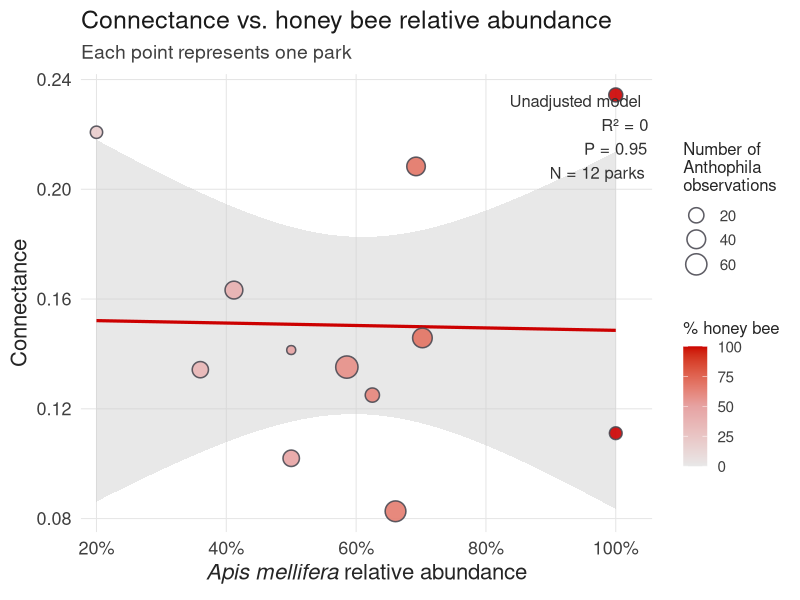
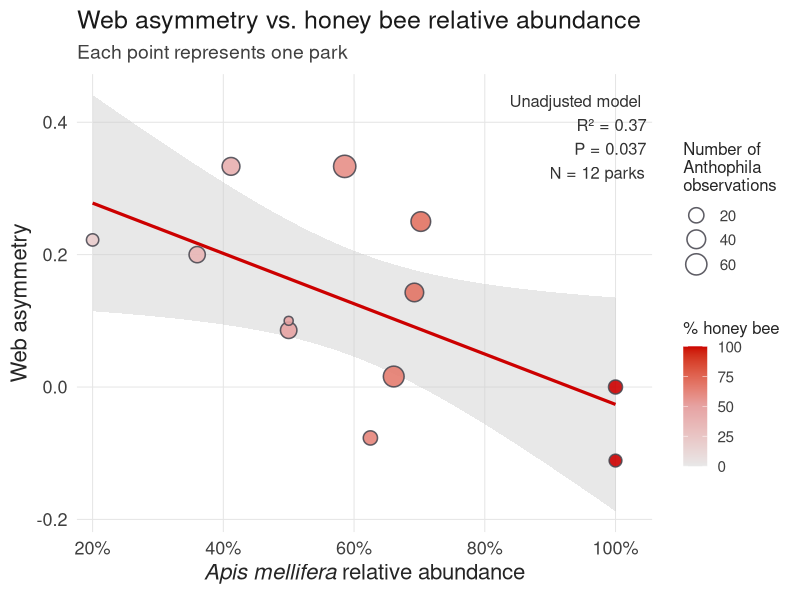
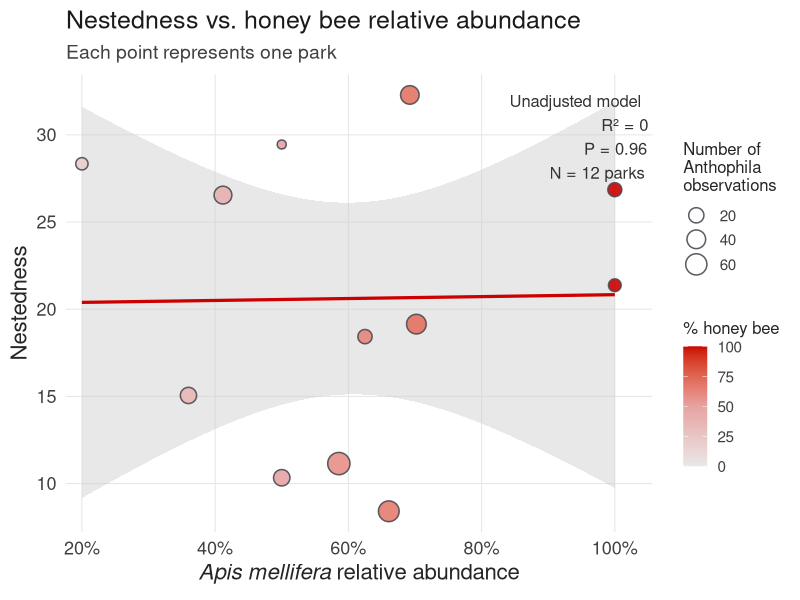
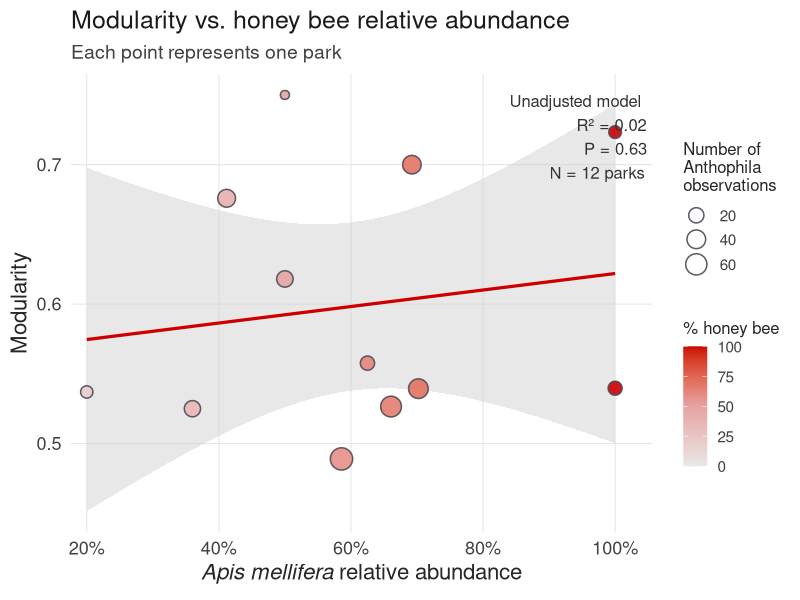
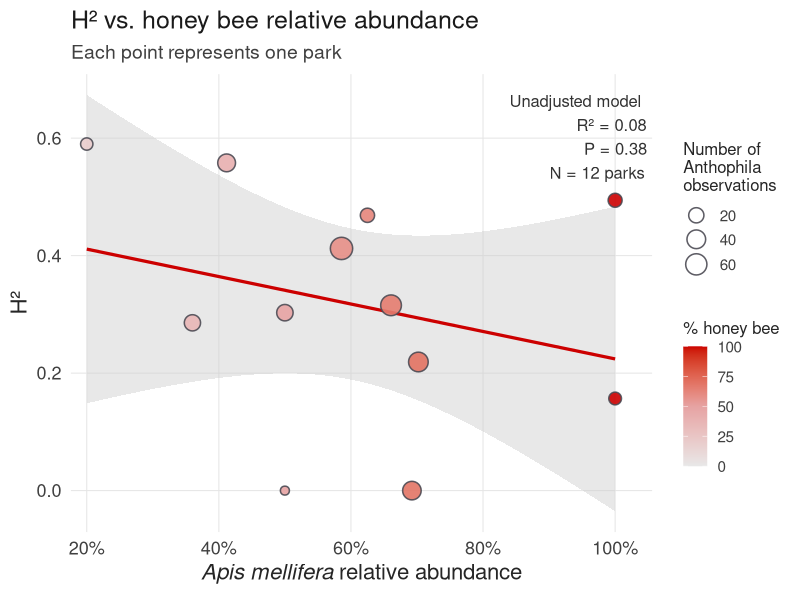
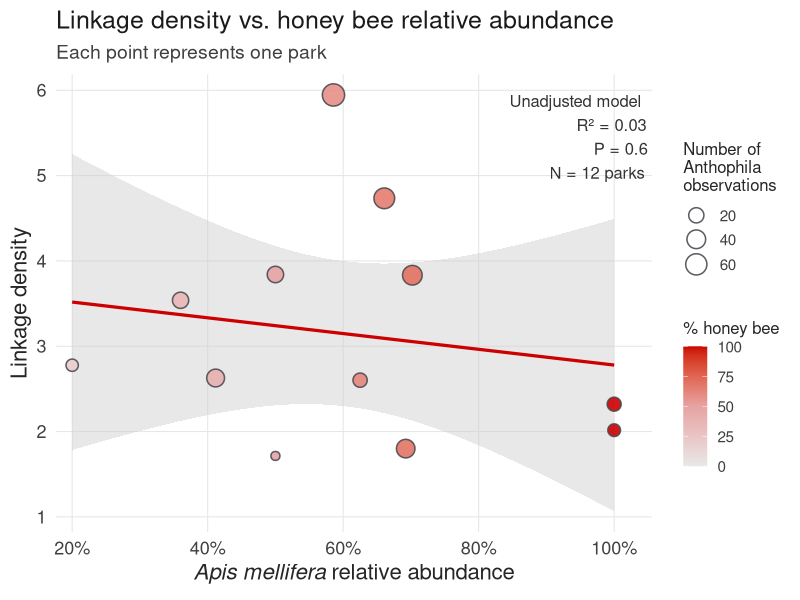
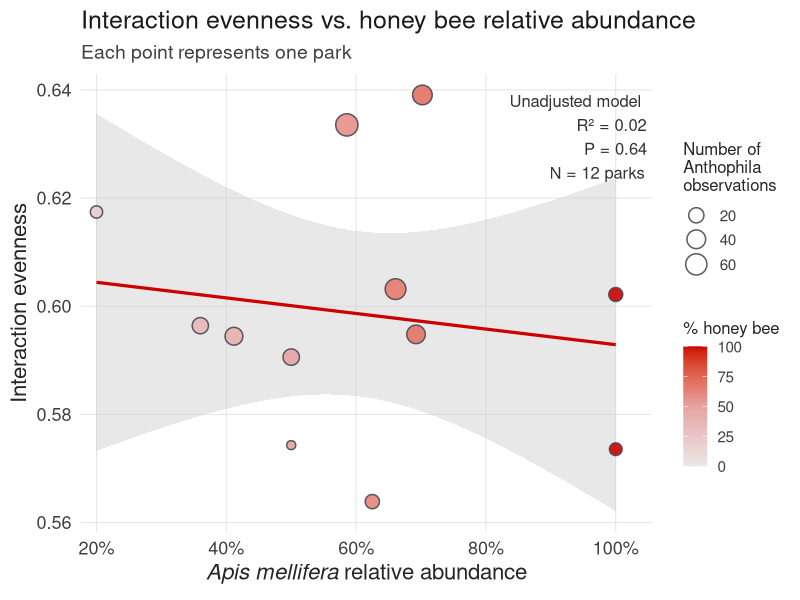
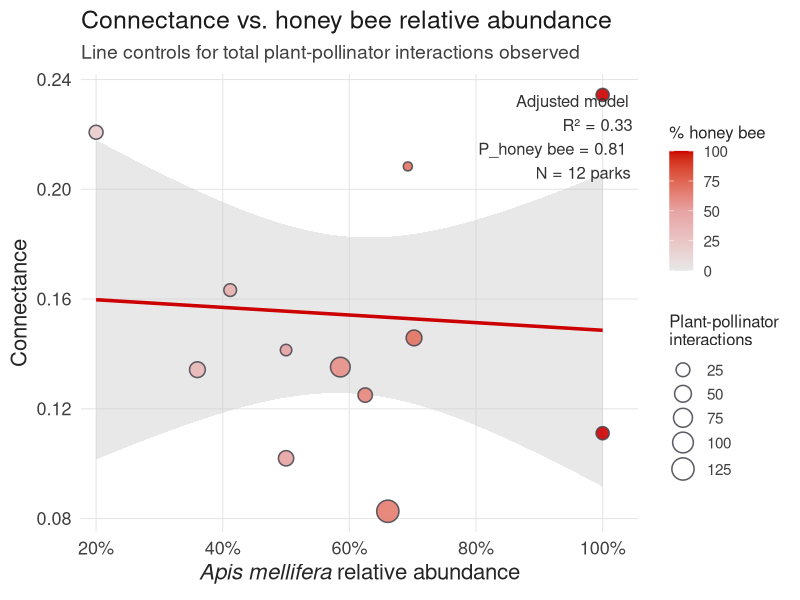

Reproduce these figures in R, in order.
# Purpose: Test whether relative abundance of honey bees in a park
# predicts park-level plant-pollinator network structure while controlling
# for total number of plant-pollinator interactions observed.
#
# Filter:
#   Only parks/networks with at least 10 total plant-pollinator interactions
#   are included.
#
# Inputs:
#   ../Output/ApisRelAbund.csv
#   ../Output/park_level_network_metrics.csv
#
# Outputs:
#   Model summaries, adjusted model summaries, correlation matrix,
#   and styled regression plots.

# Libraries ####

library(tidyverse)
library(broom)
library(stringr)

# 0. Plot style and colors ####

fau_blue <- "#003366"
fau_red <- "#CC0000"
fau_gray <- "#CCCCCC"
fau_dark_gray <- "#4D4C55"

hb_low <- "#E8E8E8"
hb_mid <- "#E6A3A3"
hb_high <- fau_red
hb_ramp <- c(hb_low, hb_mid, hb_high)

theme_hb <- function(base_size = 15) {
  theme_minimal(base_size = base_size) +
    theme(
      panel.grid.minor = element_blank(),
      panel.grid.major = element_line(color = "grey90", linewidth = 0.35),
      axis.title = element_text(color = "grey15"),
      axis.text = element_text(color = "grey25"),
      plot.title = element_text(face = "plain", color = "grey10"),
      plot.subtitle = element_text(color = "grey25"),
      legend.title = element_text(color = "grey15"),
      legend.text = element_text(color = "grey25")
    )
}

clean_metric_label <- function(x) {
  x %>%
    str_replace_all("_", " ") %>%
    str_replace("H2", "H\u00B2") %>%
    str_to_sentence()
}

# 1. Read in data ####

relabund <- read.csv("../Output/ApisRelAbund.csv")
netMets <- read.csv("../Output/park_level_network_metrics.csv", stringsAsFactors = FALSE)

names(relabund)
names(netMets)
glimpse(relabund)
glimpse(netMets)

# 2. Define join columns ####

park_col_relabund <- "poly_id"
park_col_netmets <- "park_name"

# 3. Clean park names before join ####

relabund <- relabund %>%
  mutate(
    park_join = str_trim(str_to_lower(.data[[park_col_relabund]]))
  )

netMets <- netMets %>%
  mutate(
    park_join = str_trim(str_to_lower(.data[[park_col_netmets]]))
  )

# 4. Check overlap between datasets ####

parks_relabund <- relabund %>%
  distinct(park_join)

parks_netmets <- netMets %>%
  distinct(park_join)

parks_in_both <- inner_join(parks_relabund, parks_netmets, by = "park_join")
parks_only_relabund <- anti_join(parks_relabund, parks_netmets, by = "park_join")
parks_only_netmets <- anti_join(parks_netmets, parks_relabund, by = "park_join")

cat("\n--- PARK OVERLAP SUMMARY ---\n")
cat("Parks in relabund:", nrow(parks_relabund), "\n")
cat("Parks in netMets :", nrow(parks_netmets), "\n")
cat("Parks in both    :", nrow(parks_in_both), "\n")
cat("Only in relabund :", nrow(parks_only_relabund), "\n")
cat("Only in netMets  :", nrow(parks_only_netmets), "\n")

if (nrow(parks_only_relabund) > 0) {
  cat("\nParks only in relabund:\n")
  print(parks_only_relabund)
}

if (nrow(parks_only_netmets) > 0) {
  cat("\nParks only in netMets:\n")
  print(parks_only_netmets)
}

# 5. Join datasets ####

dat <- relabund %>%
  inner_join(netMets, by = "park_join", suffix = c("_relabund", "_netmets"))

cat("\nRows in joined dataset before interaction filter:", nrow(dat), "\n")

# 6. Define honey bee relative abundance column ####
# IMPORTANT:
# Use percentageHB, not n_hb.
# n_hb is the number of honey bee observations.
# percentageHB is the relative abundance metric.

hb_col <- "percentageHB"

# 7. Create honey bee relative abundance variables ####

dat <- dat %>%
  mutate(
    hb_percent = as.numeric(.data[[hb_col]]),
    hb_raw = hb_percent / 100
  )

eps <- 0.001

dat <- dat %>%
  mutate(
    hb_bounded = pmin(pmax(hb_raw, eps), 1 - eps),
    hb_logit = qlogis(hb_bounded),
    hb_arcsine = asin(sqrt(hb_raw))
  )

summary(dat$hb_raw)
summary(dat$hb_logit)

# 7.1 Define sampling effort control ####

if (!"interaction_sum" %in% names(dat)) {
  stop("interaction_sum not found in dat. Check names(netMets) for the interaction-count column.")
}

dat <- dat %>%
  mutate(
    interaction_sum = as.numeric(interaction_sum),
    log_interaction_sum = log1p(interaction_sum)
  )

summary(dat$interaction_sum)
summary(dat$log_interaction_sum)

# 7.2 Filter to networks with at least 10 interactions ####

dat_before_filter <- dat

dat <- dat %>%
  filter(
    !is.na(interaction_sum),
    interaction_sum >= 10
  )

cat("\n--- INTERACTION FILTER SUMMARY ---\n")
cat("Rows before filter:", nrow(dat_before_filter), "\n")
cat("Rows after filter :", nrow(dat), "\n")
cat("Minimum interaction_sum retained:", min(dat$interaction_sum, na.rm = TRUE), "\n")

cat("\nParks dropped for fewer than 10 interactions:\n")
print(
  dat_before_filter %>%
    filter(is.na(interaction_sum) | interaction_sum < 10) %>%
    select(park_join, interaction_sum, hb_percent)
)

write.csv(
  dat,
  "../Output/honeybee_network_metric_joined_filtered_ge10_interactions.csv",
  row.names = FALSE
)

# 8. Choose network metrics to model ####

candidate_metrics <- c(
  "connectance",
  "web_asymmetry",
  "nestedness",
  "modularity",
  "H2",
  "linkage_density",
  "interaction_evenness"
)

response_vars <- candidate_metrics[candidate_metrics %in% names(dat)]

cat("\nResponse variables being modeled:\n")
print(response_vars)

# 9. Unadjusted models: metric ~ honey bee relative abundance ####

fit_one_model <- function(response, predictor = "hb_raw", data = dat) {
  
  model_df <- data %>%
    select(all_of(c(response, predictor))) %>%
    drop_na()
  
  if (nrow(model_df) < 5) {
    return(tibble(
      response = response,
      predictor = predictor,
      n = nrow(model_df),
      term = predictor,
      estimate = NA_real_,
      std.error = NA_real_,
      statistic = NA_real_,
      p.value = NA_real_,
      r.squared = NA_real_,
      adj.r.squared = NA_real_,
      AIC = NA_real_
    ))
  }
  
  if (sd(model_df[[response]], na.rm = TRUE) == 0) {
    return(tibble(
      response = response,
      predictor = predictor,
      n = nrow(model_df),
      term = predictor,
      estimate = NA_real_,
      std.error = NA_real_,
      statistic = NA_real_,
      p.value = NA_real_,
      r.squared = NA_real_,
      adj.r.squared = NA_real_,
      AIC = NA_real_
    ))
  }
  
  form <- as.formula(paste(response, "~", predictor))
  mod <- lm(form, data = model_df)
  
  coef_tab <- tidy(mod) %>%
    filter(term == predictor)
  
  g <- glance(mod)
  
  tibble(
    response = response,
    predictor = predictor,
    n = nrow(model_df),
    term = predictor,
    estimate = coef_tab$estimate,
    std.error = coef_tab$std.error,
    statistic = coef_tab$statistic,
    p.value = coef_tab$p.value,
    r.squared = g$r.squared,
    adj.r.squared = g$adj.r.squared,
    AIC = g$AIC
  )
}

model_results_raw <- map_dfr(
  response_vars,
  fit_one_model,
  predictor = "hb_raw",
  data = dat
)

model_results_logit <- map_dfr(
  response_vars,
  fit_one_model,
  predictor = "hb_logit",
  data = dat
)

model_results_raw <- model_results_raw %>%
  mutate(p_adj_fdr = p.adjust(p.value, method = "fdr")) %>%
  arrange(p.value)

model_results_logit <- model_results_logit %>%
  mutate(p_adj_fdr = p.adjust(p.value, method = "fdr")) %>%
  arrange(p.value)

cat("\n--- RESULTS: UNADJUSTED RAW HONEY BEE RELATIVE ABUNDANCE ---\n")
print(model_results_raw)

cat("\n--- RESULTS: UNADJUSTED LOGIT HONEY BEE RELATIVE ABUNDANCE ---\n")
print(model_results_logit)

write.csv(
  model_results_raw,
  "../Output/honeybee_network_metric_models_raw.csv",
  row.names = FALSE
)

write.csv(
  model_results_logit,
  "../Output/honeybee_network_metric_models_logit.csv",
  row.names = FALSE
)

# 10. Adjusted models: metric ~ honey bee relative abundance + interaction effort ####

fit_one_adjusted_model <- function(
    response,
    predictor = "hb_raw",
    effort = "log_interaction_sum",
    data = dat
) {
  
  model_df <- data %>%
    select(all_of(c(response, predictor, effort))) %>%
    drop_na()
  
  if (nrow(model_df) < 5) {
    return(tibble(
      response = response,
      predictor = predictor,
      effort = effort,
      n = nrow(model_df),
      term = predictor,
      estimate = NA_real_,
      std.error = NA_real_,
      statistic = NA_real_,
      p.value = NA_real_,
      r.squared = NA_real_,
      adj.r.squared = NA_real_,
      AIC = NA_real_
    ))
  }
  
  if (sd(model_df[[response]], na.rm = TRUE) == 0) {
    return(tibble(
      response = response,
      predictor = predictor,
      effort = effort,
      n = nrow(model_df),
      term = predictor,
      estimate = NA_real_,
      std.error = NA_real_,
      statistic = NA_real_,
      p.value = NA_real_,
      r.squared = NA_real_,
      adj.r.squared = NA_real_,
      AIC = NA_real_
    ))
  }
  
  form <- as.formula(paste(response, "~", predictor, "+", effort))
  mod <- lm(form, data = model_df)
  
  coef_tab <- tidy(mod) %>%
    filter(term == predictor)
  
  g <- glance(mod)
  
  tibble(
    response = response,
    predictor = predictor,
    effort = effort,
    n = nrow(model_df),
    term = predictor,
    estimate = coef_tab$estimate,
    std.error = coef_tab$std.error,
    statistic = coef_tab$statistic,
    p.value = coef_tab$p.value,
    r.squared = g$r.squared,
    adj.r.squared = g$adj.r.squared,
    AIC = g$AIC
  )
}

model_results_adjusted_raw <- map_dfr(
  response_vars,
  fit_one_adjusted_model,
  predictor = "hb_raw",
  effort = "log_interaction_sum",
  data = dat
)

model_results_adjusted_logit <- map_dfr(
  response_vars,
  fit_one_adjusted_model,
  predictor = "hb_logit",
  effort = "log_interaction_sum",
  data = dat
)

model_results_adjusted_raw <- model_results_adjusted_raw %>%
  mutate(p_adj_fdr = p.adjust(p.value, method = "fdr")) %>%
  arrange(p.value)

model_results_adjusted_logit <- model_results_adjusted_logit %>%
  mutate(p_adj_fdr = p.adjust(p.value, method = "fdr")) %>%
  arrange(p.value)

cat("\n--- RESULTS: ADJUSTED RAW HONEY BEE RELATIVE ABUNDANCE ---\n")
print(model_results_adjusted_raw)

cat("\n--- RESULTS: ADJUSTED LOGIT HONEY BEE RELATIVE ABUNDANCE ---\n")
print(model_results_adjusted_logit)

# 10.1 Save full adjusted model coefficient tables ####

full_adjusted_model_coefficients <- map_dfr(response_vars, function(resp) {
  
  model_df <- dat %>%
    select(all_of(c(resp, "hb_raw", "log_interaction_sum"))) %>%
    drop_na()
  
  if (nrow(model_df) < 5 || sd(model_df[[resp]], na.rm = TRUE) == 0) {
    return(tibble())
  }
  
  mod <- lm(
    as.formula(paste(resp, "~ hb_raw + log_interaction_sum")),
    data = model_df
  )
  
  tidy(mod) %>%
    mutate(
      response = resp,
      n = nrow(model_df),
      r.squared = glance(mod)$r.squared,
      adj.r.squared = glance(mod)$adj.r.squared,
      AIC = glance(mod)$AIC
    ) %>%
    relocate(response, n)
})

cat("\n--- FULL ADJUSTED MODEL COEFFICIENTS ---\n")
print(full_adjusted_model_coefficients)

write.csv(
  model_results_adjusted_raw,
  "../Output/honeybee_network_metric_models_adjusted_raw.csv",
  row.names = FALSE
)

write.csv(
  model_results_adjusted_logit,
  "../Output/honeybee_network_metric_models_adjusted_logit.csv",
  row.names = FALSE
)

write.csv(
  full_adjusted_model_coefficients,
  "../Output/honeybee_network_metric_models_adjusted_full_coefficients.csv",
  row.names = FALSE
)

# 11. Quick unadjusted styled plots for each response ####

plot_dir_unadjusted <- "../Output/network_metric_regression_plots"
if (!dir.exists(plot_dir_unadjusted)) {
  dir.create(plot_dir_unadjusted, recursive = TRUE)
}

for (resp in response_vars) {
  
  pdat <- dat %>%
    select(all_of(c(resp, "hb_raw", "hb_percent", "n_apidae", "n_hb"))) %>%
    drop_na()
  
  if (nrow(pdat) < 5) next
  if (sd(pdat[[resp]], na.rm = TRUE) == 0) next
  
  resp_label <- clean_metric_label(resp)
  
  mod <- lm(as.formula(paste(resp, "~ hb_raw")), data = pdat)
  mod_glance <- glance(mod)
  mod_tidy <- tidy(mod)
  
  p_val <- mod_tidy %>%
    filter(term == "hb_raw") %>%
    pull(p.value)
  
  r2_val <- mod_glance$r.squared
  
  annotation_text <- paste0(
    "Unadjusted model",
    "\nR\u00B2 = ", round(r2_val, 2),
    "\nP = ", signif(p_val, 2),
    "\nN = ", nrow(pdat), " parks"
  )
  
  p <- ggplot(
    pdat,
    aes(x = hb_raw, y = .data[[resp]])
  ) +
    geom_smooth(
      method = "lm",
      se = TRUE,
      color = fau_red,
      fill = fau_gray,
      linewidth = 1.1,
      alpha = 0.45
    ) +
    geom_point(
      aes(
        fill = hb_percent,
        size = n_apidae
      ),
      shape = 21,
      color = fau_dark_gray,
      stroke = 0.8,
      alpha = 0.9
    ) +
    annotate(
      "text",
      x = Inf,
      y = Inf,
      label = annotation_text,
      hjust = 1.08,
      vjust = 1.25,
      size = 4.2,
      color = "grey20"
    ) +
    scale_x_continuous(
      labels = scales::percent_format(accuracy = 1),
      expand = expansion(mult = c(0.03, 0.07))
    ) +
    scale_fill_gradientn(
      colors = hb_ramp,
      limits = c(0, 100),
      name = "% honey bee"
    ) +
    scale_size_continuous(
      range = c(2.5, 7),
      name = "Number of\nAnthophila\nobservations"
    ) +
    labs(
      x = expression(italic("Apis mellifera") ~ "relative abundance"),
      y = resp_label,
      title = paste(resp_label, "vs. honey bee relative abundance"),
      subtitle = "Each point represents one park"
    ) +
    theme_hb(base_size = 15) +
    theme(
      legend.position = "right",
      plot.title = element_text(size = 18, face = "plain"),
      plot.subtitle = element_text(size = 14),
      axis.title = element_text(size = 16),
      axis.text = element_text(size = 13),
      legend.title = element_text(size = 12),
      legend.text = element_text(size = 11)
    )
  
  print(p)
  
  ggsave(
    filename = file.path(plot_dir_unadjusted, paste0(resp, "_vs_honeybee_unadjusted.png")),
    plot = p,
    width = 7,
    height = 5,
    units = "in",
    dpi = 300,
    bg = "white"
  )
}

# 12. Adjusted plots for each response ####

plot_dir_adjusted <- "../Output/network_metric_regression_plots_adjusted"
if (!dir.exists(plot_dir_adjusted)) {
  dir.create(plot_dir_adjusted, recursive = TRUE)
}

for (resp in response_vars) {
  
  pdat <- dat %>%
    select(all_of(c(resp, "hb_raw", "hb_percent", "interaction_sum", "log_interaction_sum"))) %>%
    drop_na()
  
  if (nrow(pdat) < 5) next
  if (sd(pdat[[resp]], na.rm = TRUE) == 0) next
  
  resp_label <- clean_metric_label(resp)
  
  mod <- lm(
    as.formula(paste(resp, "~ hb_raw + log_interaction_sum")),
    data = pdat
  )
  
  mod_glance <- glance(mod)
  mod_tidy <- tidy(mod)
  
  p_val <- mod_tidy %>%
    filter(term == "hb_raw") %>%
    pull(p.value)
  
  r2_val <- mod_glance$r.squared
  
  annotation_text <- paste0(
    "Adjusted model",
    "\nR\u00B2 = ", round(r2_val, 2),
    "\nP_honey bee = ", signif(p_val, 2),
    "\nN = ", nrow(pdat), " parks"
  )
  
  pred_dat <- tibble(
    hb_raw = seq(
      min(pdat$hb_raw, na.rm = TRUE),
      max(pdat$hb_raw, na.rm = TRUE),
      length.out = 100
    ),
    log_interaction_sum = median(pdat$log_interaction_sum, na.rm = TRUE)
  )
  
  preds <- predict(
    mod,
    newdata = pred_dat,
    interval = "confidence"
  ) %>%
    as.data.frame()
  
  pred_dat <- bind_cols(pred_dat, preds)
  
  p <- ggplot(
    pdat,
    aes(x = hb_raw, y = .data[[resp]])
  ) +
    geom_ribbon(
      data = pred_dat,
      aes(
        x = hb_raw,
        ymin = lwr,
        ymax = upr
      ),
      inherit.aes = FALSE,
      fill = fau_gray,
      alpha = 0.45
    ) +
    geom_line(
      data = pred_dat,
      aes(
        x = hb_raw,
        y = fit
      ),
      inherit.aes = FALSE,
      color = fau_red,
      linewidth = 1.2
    ) +
    geom_point(
      aes(
        fill = hb_percent,
        size = interaction_sum
      ),
      shape = 21,
      color = fau_dark_gray,
      stroke = 0.8,
      alpha = 0.9
    ) +
    annotate(
      "text",
      x = Inf,
      y = Inf,
      label = annotation_text,
      hjust = 1.08,
      vjust = 1.25,
      size = 4.2,
      color = "grey20"
    ) +
    scale_x_continuous(
      labels = scales::percent_format(accuracy = 1),
      expand = expansion(mult = c(0.03, 0.07))
    ) +
    scale_fill_gradientn(
      colors = hb_ramp,
      limits = c(0, 100),
      name = "% honey bee"
    ) +
    scale_size_continuous(
      range = c(2.5, 7),
      name = "Plant-pollinator\ninteractions"
    ) +
    labs(
      x = expression(italic("Apis mellifera") ~ "relative abundance"),
      y = resp_label,
      title = paste(resp_label, "vs. honey bee relative abundance"),
      subtitle = "Line controls for total plant-pollinator interactions observed"
    ) +
    theme_hb(base_size = 15) +
    theme(
      legend.position = "right",
      plot.title = element_text(size = 18, face = "plain"),
      plot.subtitle = element_text(size = 14),
      axis.title = element_text(size = 16),
      axis.text = element_text(size = 13),
      legend.title = element_text(size = 12),
      legend.text = element_text(size = 11)
    )
  
  print(p)
  
  ggsave(
    filename = file.path(plot_dir_adjusted, paste0(resp, "_vs_honeybee_adjusted.png")),
    plot = p,
    width = 7,
    height = 5,
    units = "in",
    dpi = 300,
    bg = "white"
  )
}

# 13. Main poster-style adjusted nestedness plot ####

if ("nestedness" %in% names(dat)) {
  
  nested_dat <- dat %>%
    select(nestedness, hb_raw, hb_percent, interaction_sum, log_interaction_sum) %>%
    drop_na()
  
  nested_mod <- lm(
    nestedness ~ hb_raw + log_interaction_sum,
    data = nested_dat
  )
  
  nested_glance <- glance(nested_mod)
  nested_tidy <- tidy(nested_mod)
  
  nested_p <- nested_tidy %>%
    filter(term == "hb_raw") %>%
    pull(p.value)
  
  nested_r2 <- nested_glance$r.squared
  
  nested_pred <- tibble(
    hb_raw = seq(
      min(nested_dat$hb_raw, na.rm = TRUE),
      max(nested_dat$hb_raw, na.rm = TRUE),
      length.out = 100
    ),
    log_interaction_sum = median(nested_dat$log_interaction_sum, na.rm = TRUE)
  )
  
  nested_preds <- predict(
    nested_mod,
    newdata = nested_pred,
    interval = "confidence"
  ) %>%
    as.data.frame()
  
  nested_pred <- bind_cols(nested_pred, nested_preds)
  
  nestedness_plot <- ggplot(
    nested_dat,
    aes(x = hb_raw, y = nestedness)
  ) +
    geom_ribbon(
      data = nested_pred,
      aes(
        x = hb_raw,
        ymin = lwr,
        ymax = upr
      ),
      inherit.aes = FALSE,
      fill = fau_gray,
      alpha = 0.45
    ) +
    geom_line(
      data = nested_pred,
      aes(
        x = hb_raw,
        y = fit
      ),
      inherit.aes = FALSE,
      color = fau_red,
      linewidth = 1.1
    ) +
    geom_point(
      aes(
        fill = hb_percent,
        size = interaction_sum
      ),
      shape = 21,
      color = fau_dark_gray,
      stroke = 0.6,
      alpha = 0.85
    ) +
    scale_x_continuous(
      labels = scales::percent_format(accuracy = 1),
      limits = c(0.2, 1),
      breaks = seq(0.25, 1, 0.25),
      expand = expansion(mult = c(0.02, 0.02))
    ) +
    scale_fill_gradientn(
      colors = hb_ramp,
      limits = c(0, 100),
      guide = "none"
    ) +
    scale_size_continuous(
      range = c(2.5, 7),
      guide = "none"
    ) +
    labs(
      title = "Nestedness",
      subtitle = paste0(
        "Honey bee effect: P = ",
        signif(nested_p, 2),
        "; N = ",
        nrow(nested_dat),
        " parks"
      ),
      x = expression(italic("Apis mellifera") ~ "relative abundance"),
      y = "Nestedness"
    ) +
    theme_hb(base_size = 13) +
    theme(
      legend.position = "none",
      plot.title = element_text(size = 24, face = "plain"),
      plot.subtitle = element_text(size = 20),
      axis.title = element_text(size = 20),
      axis.text = element_text(size = 20),
      panel.grid.minor = element_blank()
    )
  
  nestedness_plot
  
  ggsave(
    "../Output/nestedness_vs_honeybee_relative_abundance_adjusted_poster.png",
    nestedness_plot,
    width = 7.5,
    height = 6,
    units = "in",
    dpi = 300,
    bg = "white"
  )
}

# 14. Correlation matrix ####

corr_vars <- c("hb_raw", "hb_percent", "interaction_sum", "log_interaction_sum", response_vars)
corr_vars <- corr_vars[corr_vars %in% names(dat)]

corr_df <- dat %>%
  select(all_of(corr_vars)) %>%
  select(where(is.numeric))

corr_mat <- cor(corr_df, use = "pairwise.complete.obs", method = "pearson")

print(corr_mat)

write.csv(
  corr_mat,
  "../Output/honeybee_network_metric_correlation_matrix.csv"
)

# 15. Draw correlation matrix as a heatmap ####

corr_long <- as.data.frame(as.table(corr_mat)) %>%
  rename(var1 = Var1, var2 = Var2, correlation = Freq) %>%
  mutate(
    var1 = clean_metric_label(as.character(var1)),
    var2 = clean_metric_label(as.character(var2)),
    var1 = str_replace(var1, "Hb raw", "Honey bee relative abundance"),
    var2 = str_replace(var2, "Hb raw", "Honey bee relative abundance"),
    var1 = str_replace(var1, "Hb percent", "% honey bee"),
    var2 = str_replace(var2, "Hb percent", "% honey bee"),
    var1 = str_replace(var1, "Interaction sum", "Plant-pollinator interactions"),
    var2 = str_replace(var2, "Interaction sum", "Plant-pollinator interactions"),
    var1 = str_replace(var1, "Log interaction sum", "Log interactions"),
    var2 = str_replace(var2, "Log interaction sum", "Log interactions")
  )

corr_plot <- ggplot(corr_long, aes(x = var1, y = var2, fill = correlation)) +
  geom_tile(color = "white", linewidth = 0.5) +
  geom_text(
    aes(label = round(correlation, 2)),
    size = 4,
    color = "grey15"
  ) +
  scale_fill_gradient2(
    low = fau_blue,
    mid = "white",
    high = fau_red,
    midpoint = 0,
    limits = c(-1, 1),
    name = "Pearson\ncorrelation"
  ) +
  coord_equal() +
  theme_hb(base_size = 14) +
  theme(
    axis.text.x = element_text(angle = 45, hjust = 1),
    panel.grid = element_blank(),
    plot.title = element_text(size = 18, face = "plain")
  ) +
  labs(
    title = "Correlation matrix: honey bee abundance, effort, and network metrics",
    x = NULL,
    y = NULL
  )

corr_plot

ggsave(
  "../Output/honeybee_network_metric_correlation_matrix.png",
  corr_plot,
  width = 8,
  height = 7,
  units = "in",
  dpi = 300,
  bg = "white"
)

# 16. Model comparison table ####

model_comparison <- model_results_raw %>%
  select(
    response,
    n_unadjusted = n,
    estimate_unadjusted = estimate,
    p_unadjusted = p.value,
    r2_unadjusted = r.squared,
    p_adj_fdr_unadjusted = p_adj_fdr
  ) %>%
  left_join(
    model_results_adjusted_raw %>%
      select(
        response,
        n_adjusted = n,
        estimate_adjusted = estimate,
        p_adjusted = p.value,
        r2_adjusted = r.squared,
        adj_r2_adjusted = adj.r.squared,
        p_adj_fdr_adjusted = p_adj_fdr
      ),
    by = "response"
  ) %>%
  arrange(p_adjusted)

cat("\n--- MODEL COMPARISON: UNADJUSTED VS ADJUSTED ---\n")
print(model_comparison)

write.csv(
  model_comparison,
  "../Output/honeybee_network_metric_model_comparison.csv",
  row.names = FALSE
)
